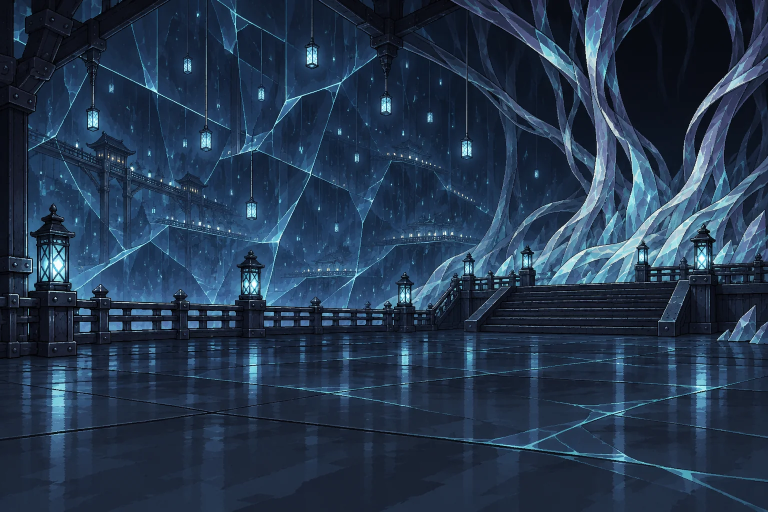
#> input picture art/mother_of_echoes/exports/scene_moe_heart.webp, 1536 x 1024 px, given in place of scene_bg_ghost_ship_cache_site.webp, which was not available (shown at 1/2 size)
$ python compose_boards.py ../mother_of_echoes/exports/scene_moe_heart.webp
#> lines starting #> are read from the running program, lines starting #| are printed output that depends on the picture
#!/usr/bin/env python3
"""Compose the salvager's-thread boards: scene backgrounds for Wreck Sighted and At the Salvager's Fire (v2).

    python3 art/skyglass_thread/compose_boards.py       -> art/skyglass_thread/exports/board-*.webp, preview.webp

Direction (RUL-2026-11-07-137): every scene is approved Skyglass scene art of the place the salvager is talking about,
with one lacquer panel in the clear zone carrying a serif heading, the real item icons and a few short captions. Nothing
here is generated art; the three new paintings in docs/handoffs/SKYGLASS_ART_PROMPTS.md section 12 replace the bases
marked PLACEHOLDER in BASES when they are approved (one line each).

Frame rules (ENGINE_LAWS 48-51, 79; layout/Logbook.tsx QuestDialogScene): 3:2, delivered at 512 px wide; the salvager
covers the left 40% and the dialog box the bottom third, so every panel sits in x 43-97%, y 3-64%. Boards are authored
at the delivered size so text is drawn once, at final size: headings 18 px, captions at least 12 px.
Fonts: Shippori Mincho and Inter (SIL OFL, font/). Pillow only.
"""
import os

from PIL import Image, ImageDraw, ImageFilter, ImageFont

HERE = os.path.dirname(os.path.abspath(__file__))
ART = os.path.dirname(HERE)
OUT = os.path.join(HERE, "exports")
W, H = 512, 341
PX0, PX1, PY0, PY1 = 222, 498, 10, 216          # the panel zone
CY, IVORY, MUTED = (127, 211, 232), (243, 238, 226), (185, 198, 209)

SC = "ghost_ship_skyglass/scene_bg_ghost_ship_"
BASES = {  # board -> scene art (repo path)
    "menu": SC + "cache_site.webp",            # PLACEHOLDER: TP01 the salvager's camp
    "threes": SC + "deck_b.webp",
    "hulls": SC + "cache_site.webp",           # PLACEHOLDER: TP02 the broken Wreck from above
    "loot": SC + "hold.webp",
    "once": SC + "chart_room.webp",
    "ladder": SC + "lower_hull.webp",
    "pick": SC + "command_observation_gallery.webp",
    "chests": SC + "hold.webp",
    "supplies": SC + "deck_b.webp",
    "craft": SC + "reconstruction_chamber.webp",
    "seals": SC + "quarantined_archive.webp",
    "rot": SC + "reconstruction_chamber.webp",
    "lantern": "crownhold/scenes/exports/scene_bg_crownhold_gate.webp",
    "haul": SC + "hold.webp",
    "shards": SC + "helm.webp",
    "below": "mother_of_echoes/exports/scene_moe_stilling.webp",
    "trade": SC + "cache_site.webp",
    "token": SC + "exterior_keel_walk.webp",
    "salvage": SC + "cache_site.webp",
    "driftline": SC + "exterior_keel_walk.webp",
    "shore": SC + "exterior_keel_walk.webp",
    "closing": SC + "lower_hull.webp",
    "logboard": "crownhold/scenes/exports/scene_bg_crownhold_planning_hall.webp",  # PLACEHOLDER: TP03 Information Board
    "orders": "crownhold/scenes/exports/scene_bg_crownhold_planning_hall.webp",    # PLACEHOLDER: TP03
}
EV = "skyglass_event_icons/exports/icon-"
MOE = "mother_of_echoes/exports/icon-shard-"
ICON = {
    "tide": EV + "tide-chart.webp", "roster": EV + "watch-roster.webp", "cache": EV + "chart-buried-cache.webp",
    "foundry": EV + "chart-drowned-foundry.webp", "archive": EV + "chart-quarantined-archive.webp",
    "watch": EV + "chart-captains-watch.webp", "seal": EV + "reliquary-seal.webp", "rseal": EV + "rotted-reliquary-seal.webp",
    "heading": EV + "the-last-heading.webp", "rot": EV + "core-rot.webp", "ledger": EV + "ledger-page.webp",
    "manifest": EV + "stores-manifest.webp", "token": EV + "skyglass-token.webp", "coffer": EV + "skyglass-coffer.webp",
    "stores": EV + "galley-stores.webp", "hoard": EV + "crowns-hoard.webp", "chest": EV + "rare-hunters-chest.webp",
    "katana": "ghost_ship_skyglass/icon_ghost_ship_skyglass_katana.webp", "keel": MOE + "keel.webp",
    "crown": MOE + "crown.webp", "tideshard": MOE + "tide.webp", "ledgershard": MOE + "ledger.webp",
    "log": "skyglass_journal/exports/icon-quest-watch-log.webp",
    "treasury": EV + "sealed-treasury.webp", "cargo": EV + "unmarked-cargo.webp", "pouch": EV + "tool-pouch-katon.webp",
    "nursery": EV + "glass-nursery-bk.webp",  # the Chart of the Closing Hold uses this icon (hullbound_mender.gen.py CHART_ICON)
    "jar": EV + "little-horrors-jar.webp", "salvage": EV + "wreck-salvage-bk.webp", "filament": "ghost_ship_skyglass/icon_ghost_ship_skyglass_filament.webp",
    "crystal": "ghost_ship_skyglass/icon_ghost_ship_skyglass_crystal.webp",
    "fragment": "ghost_ship_skyglass/icon_ghost_ship_skyglass_crown_fragment.webp",
    "skycrown": "ghost_ship_skyglass/icon_ghost_ship_skyglass_crown.webp",
}


def F(name, size):
    return ImageFont.truetype(os.path.join(HERE, "font", f"{name}.ttf"), size)


def base(key):
    return Image.open(os.path.join(ART, BASES[key])).convert("RGB").resize((W, H), Image.LANCZOS).convert("RGBA")


class Board:
    def __init__(self, key):
        self.im = base(key)
        self.d = ImageDraw.Draw(self.im)

    def panel(self, x0=PX0, y0=PY0, x1=PX1, y1=PY1, title=None):
        sh = Image.new("RGBA", self.im.size, (0, 0, 0, 0))
        ImageDraw.Draw(sh).rounded_rectangle([x0 + 2, y0 + 4, x1 + 2, y1 + 4], 7, fill=(0, 0, 0, 150))
        self.im.alpha_composite(sh.filter(ImageFilter.GaussianBlur(5)))
        layer = Image.new("RGBA", self.im.size, (0, 0, 0, 0))
        d = ImageDraw.Draw(layer)
        d.rounded_rectangle([x0, y0, x1, y1], 7, fill=(9, 14, 21, 225), outline=CY + (170,), width=1)
        d.rounded_rectangle([x0 + 3, y0 + 3, x1 - 3, y1 - 3], 5, outline=CY + (55,), width=1)
        for cx, cy in ((x0, y0), (x1, y0), (x0, y1), (x1, y1)):
            d.polygon([(cx, cy - 3), (cx + 3, cy), (cx, cy + 3), (cx - 3, cy)], fill=CY + (230,))
        self.im.alpha_composite(layer)
        self.d = ImageDraw.Draw(self.im)
        self.mx = (x0 + x1) // 2
        if title:
            self.d.text((self.mx, y0 + 9), title, font=F("ShipporiMincho-800", 18), fill=IVORY, anchor="mt")
            self.d.line([(x0 + 40, y0 + 33), (x1 - 40, y0 + 33)], fill=CY + (110,), width=1)
        return self

    def text(self, x, y, s, size=12, color=IVORY, font="Inter-700", anchor="mt"):
        self.d.text((x, y), s, font=F(font, size), fill=color, anchor=anchor)

    def big(self, x, y, s, size=40):
        self.d.text((x, y), s, font=F("ShipporiMincho-800", size), fill=IVORY, anchor="mt")

    def chip(self, key, x, y, size, cap=None, capsize=12):
        ic = Image.open(os.path.join(ART, ICON[key])).convert("RGBA").resize((size, size), Image.LANCZOS)
        shadow = Image.new("RGBA", (size, size), (0, 0, 0, 255))
        shadow.putalpha(ic.split()[3].point(lambda v: 160 if v > 20 else 0))
        g = Image.new("RGBA", (size + 16, size + 16), (0, 0, 0, 0))
        g.alpha_composite(shadow, (8, 11))
        self.im.alpha_composite(g.filter(ImageFilter.GaussianBlur(3)), (x - 8, y - 8))
        self.im.alpha_composite(ic, (x, y))
        if cap:
            self.text(x + size // 2, y + size + 3, cap, capsize)

    def row(self, keys, y, size, caps=None, gap=None, capsize=12):
        n = len(keys)
        gap = gap if gap is not None else 10
        total = n * size + (n - 1) * gap
        x = self.mx - total // 2
        for i, k in enumerate(keys):
            self.chip(k, x + i * (size + gap), y, size, caps[i] if caps else None, capsize)

    def arrow(self, x0, y, x1):
        self.d.line([(x0, y), (x1 - 2, y)], fill=CY, width=2)
        self.d.polygon([(x1 + 3, y), (x1 - 3, y - 4), (x1 - 3, y + 4)], fill=CY)

    def chevron(self, x, y):
        self.d.line([(x - 5, y - 2), (x, y + 3), (x + 5, y - 2)], fill=CY, width=2)

    # [7 lines left out: function stars, not called in this run]


# --- the boards (captions: one or two words, 12 px or larger) ---------------------------------------------------------
def b_menu(b):  # Nov 13 v3: 10 topics (director approved 20:21Z)
    b.panel(title="Ask the salvager")
    b.row(["log", "tide", "chest", "seal", "ledger"], 48, 34, ["ABOARD", "CHARTS", "CHESTS", "DEEP", "HAUL"], gap=18)
    b.row(["nursery", "keel", "salvage", "token", "log"], 126, 34, ["MENDER", "BELOW", "SALVAGE", "TRADE", "THE LOG"], gap=18)


# [192 lines left out: functions b_threes, b_hulls, b_loot, b_once, b_ladder, b_pick and 17 more, not called in this run]


BOARDS = {
    "menu": b_menu, "threes": b_threes, "hulls": b_hulls, "loot": b_loot, "once": b_once, "ladder": b_ladder,
    "pick": b_pick, "chests": b_chests, "supplies": b_supplies, "craft": b_craft, "seals": b_seals, "rot": b_rot, "lantern": b_lantern, "haul": b_haul, "shards": b_shards,
    "below": b_below, "trade": b_trade, "token": b_token, "logboard": b_logboard, "orders": b_orders, "salvage": b_salvage, "driftline": b_driftline,
    "shore": b_shore, "closing": b_closing,
}
ONLY = None  # set by --only


def main():
    import sys
    keys = sys.argv[sys.argv.index("--only") + 1].split(",") if "--only" in sys.argv else None
    if keys:
        for key in keys:
            b = Board(key); BOARDS[key](b)
            path = os.path.join(OUT, f"board-{key}.webp")
            b.im.convert("RGB").save(path, "WEBP", quality=90, method=6)
            print(f"art/skyglass_thread/exports/board-{key}.webp: {os.path.getsize(path)} bytes")
        sheet = Image.new("RGB", (2 * (W + 4) + 4, 2 * (H + 4) + 4), (11, 15, 20))
        for i, key in enumerate(keys[:4]):
            r, c = divmod(i, 2)
            sheet.paste(Image.open(os.path.join(OUT, f"board-{key}.webp")).convert("RGB"), (4 + c * (W + 4), 4 + r * (H + 4)))
        sheet.save(os.path.join(HERE, "preview_nov13_new.png"))
        return
    os.makedirs(OUT, exist_ok=True)
    cols = 3
    sheet = Image.new("RGB", (cols * (W + 4) + 4, ((len(BOARDS) + cols - 1) // cols) * (H + 4) + 4), (11, 15, 20))
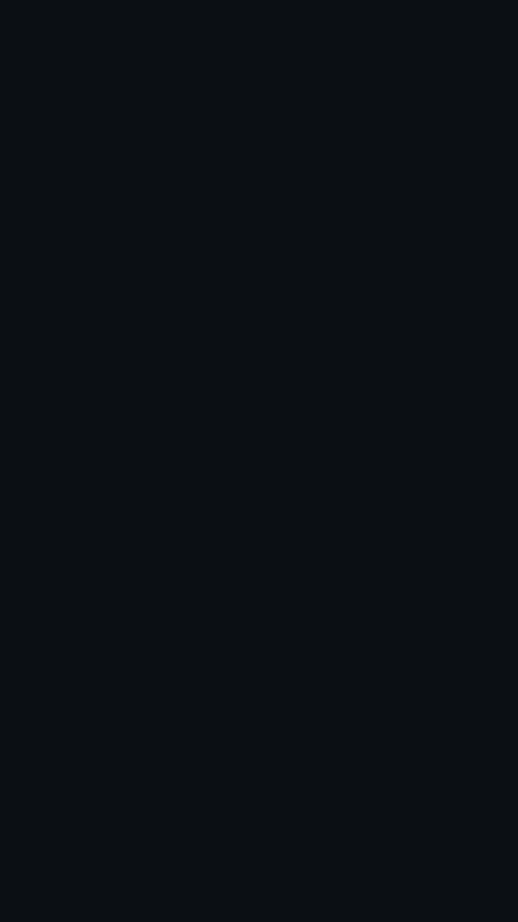
#> sheet: PIL image 1552x2764 RGB (shown at 1/3 size); mean R, G, B 11, 15, 20
    for i, (key, fn) in enumerate(BOARDS.items()):
        b = Board(key)
        fn(b)
        path = os.path.join(OUT, f"board-{key}.webp")
        b.im.convert("RGB").save(path, "WEBP", quality=90, method=6)
        r, c = divmod(i, cols)
        sheet.paste(b.im.convert("RGB"), (4 + c * (W + 4), 4 + r * (H + 4)))
        print(f"art/skyglass_thread/exports/board-{key}.webp: {os.path.getsize(path)} bytes")
#> this loop made 1 pass
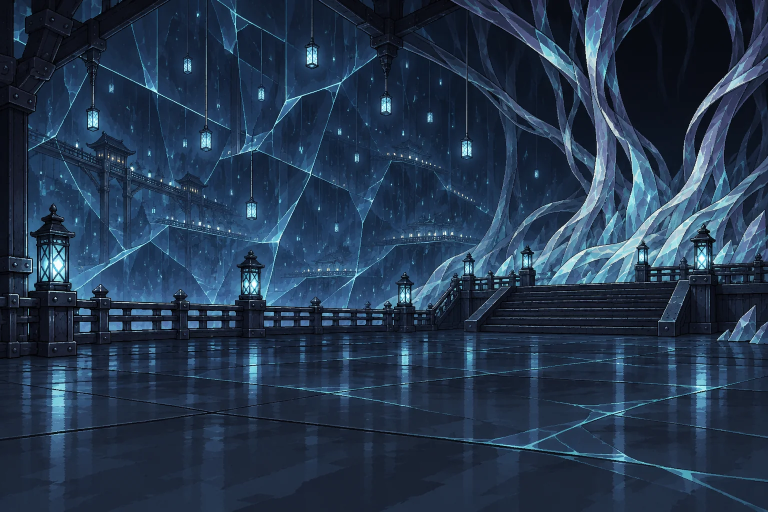
#> input picture art/mother_of_echoes/exports/scene_moe_heart.webp, 1536 x 1024 px, given in place of scene_bg_ghost_ship_cache_site.webp, which was not available (shown at 1/2 size)
#> pass 1, in __init__, `self.im = base(key)`:
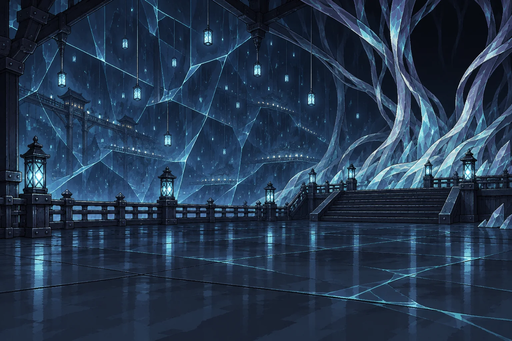
#> self.im: PIL image 512x341 RGBA; mean R, G, B, A 36.4, 55.5, 78.4, 255
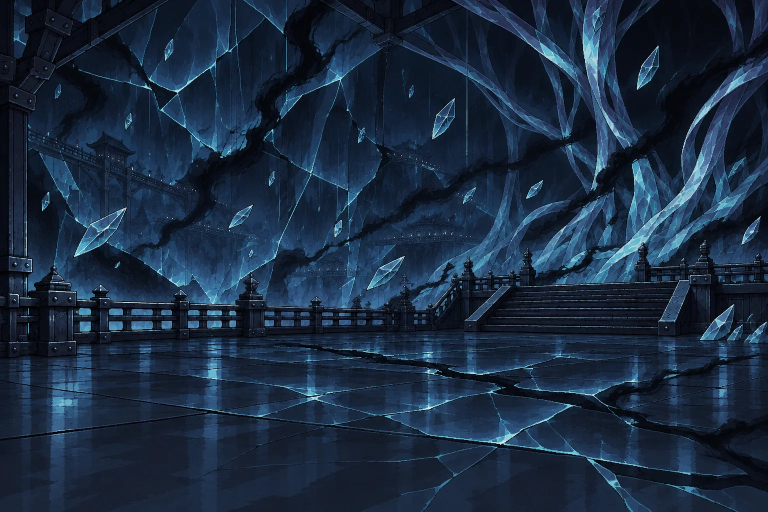
#> input picture art/mother_of_echoes/exports/scene_moe_impression.webp, 1536 x 1024 px, given in place of icon-quest-watch-log.webp, which was not available (shown at 1/2 size)
#> pass 1, in chip, `ic = Image.open(os.path.join(ART, ICON[key])).convert("RGBA").resize((..`:
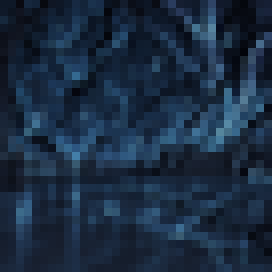
#> ic: PIL image 34x34 RGBA (shown 8 times larger); mean R, G, B, A 26.4, 43.8, 64.9, 255
#> after the loop:
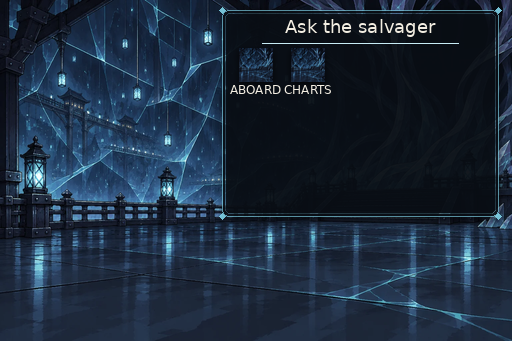
#> b.im: PIL image 512x341 RGBA; mean R, G, B, A 28, 42.8, 60.8, 254.8; transparent parts drawn white
    # Lossless WebP: the same pixels as a PNG at about 80% of the size, under the repo's 5 MB file limit.
    sheet.save(os.path.join(HERE, "preview.webp"), "WEBP", lossless=True, method=6)


if __name__ == "__main__":
#> (the run stopped early here; a loop or call above may not have finished)
